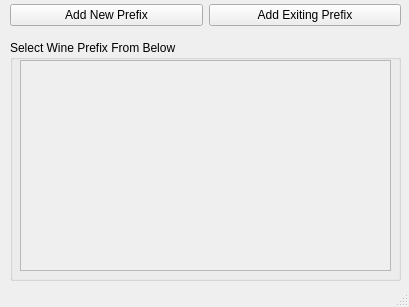
<?xml version="1.0" encoding="UTF-8"?>
<ui version="4.0">
 <class>MainWindow</class>
 <widget class="QMainWindow" name="MainWindow">
  <property name="geometry">
   <rect>
    <x>0</x>
    <y>0</y>
    <width>409</width>
    <height>307</height>
   </rect>
  </property>
  <property name="windowTitle">
   <string>Wine Prefix Manager</string>
  </property>
  <property name="styleSheet">
   <string notr="true"/>
  </property>
  <widget class="QWidget" name="centralwidget">
   <widget class="QWidget" name="horizontalLayoutWidget">
    <property name="geometry">
     <rect>
      <x>10</x>
      <y>0</y>
      <width>391</width>
      <height>31</height>
     </rect>
    </property>
    <layout class="QHBoxLayout" name="horizontalLayout">
     <item>
      <widget class="QPushButton" name="pushButton_2">
       <property name="styleSheet">
        <string notr="true"/>
       </property>
       <property name="text">
        <string>Add New Prefix</string>
       </property>
      </widget>
     </item>
     <item>
      <widget class="QPushButton" name="pushButton">
       <property name="styleSheet">
        <string notr="true"/>
       </property>
       <property name="text">
        <string>Add Exiting Prefix</string>
       </property>
      </widget>
     </item>
    </layout>
   </widget>
   <widget class="QGroupBox" name="groupBox">
    <property name="geometry">
     <rect>
      <x>10</x>
      <y>40</y>
      <width>391</width>
      <height>241</height>
     </rect>
    </property>
    <property name="title">
     <string>Select Wine Prefix From Below</string>
    </property>
    <widget class="QScrollArea" name="scrollArea">
     <property name="geometry">
      <rect>
       <x>10</x>
       <y>20</y>
       <width>371</width>
       <height>211</height>
      </rect>
     </property>
     <property name="widgetResizable">
      <bool>true</bool>
     </property>
     <property name="alignment">
      <set>Qt::AlignJustify|Qt::AlignVCenter</set>
     </property>
     <widget class="QWidget" name="scrollAreaWidgetContents">
      <property name="geometry">
       <rect>
        <x>0</x>
        <y>0</y>
        <width>369</width>
        <height>209</height>
       </rect>
      </property>
     </widget>
    </widget>
   </widget>
  </widget>
  <widget class="QMenuBar" name="menubar">
   <property name="geometry">
    <rect>
     <x>0</x>
     <y>0</y>
     <width>409</width>
     <height>21</height>
    </rect>
   </property>
  </widget>
  <widget class="QStatusBar" name="statusbar"/>
 </widget>
 <resources/>
 <connections/>
</ui>
